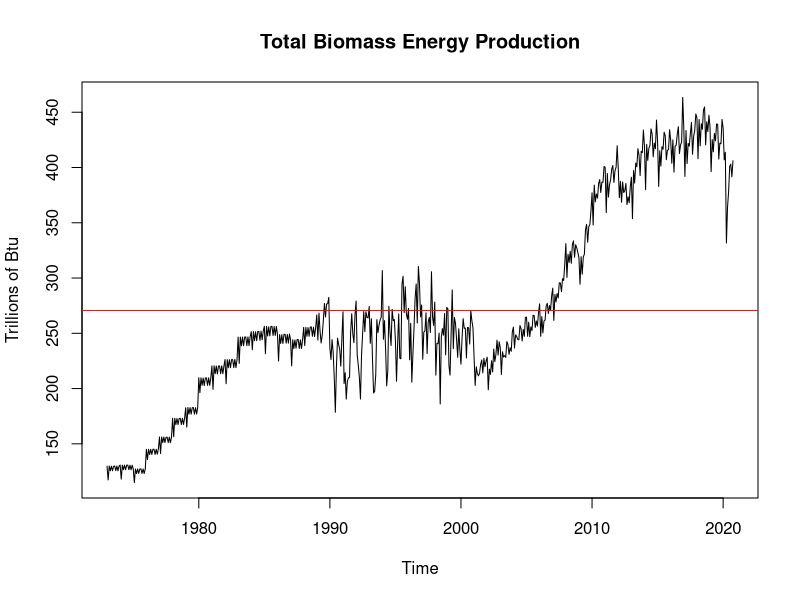
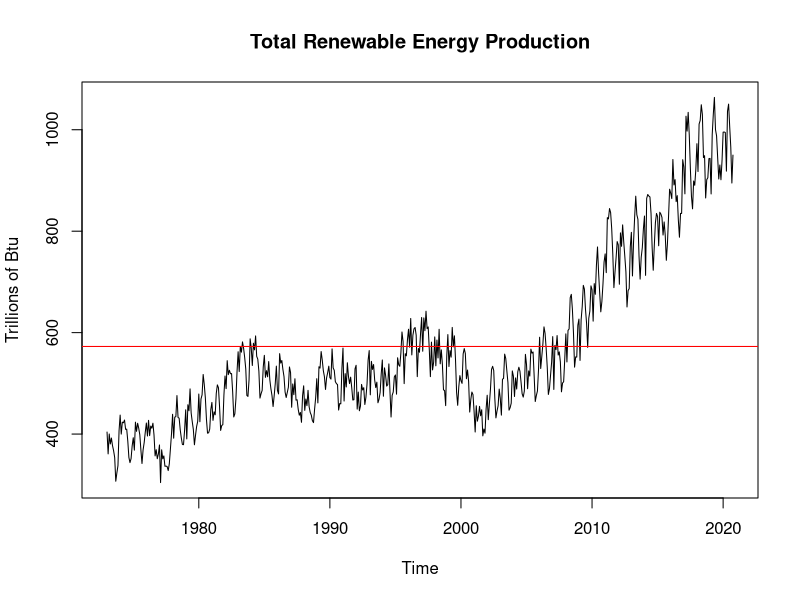
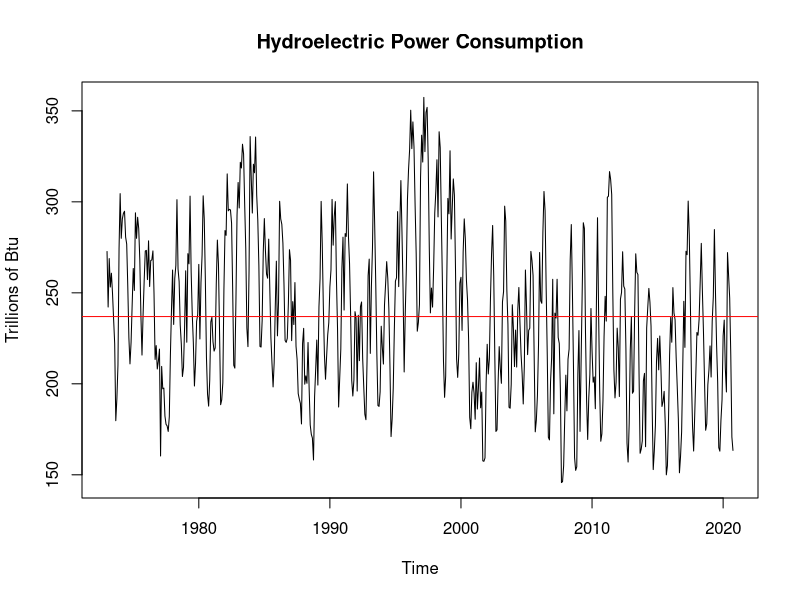
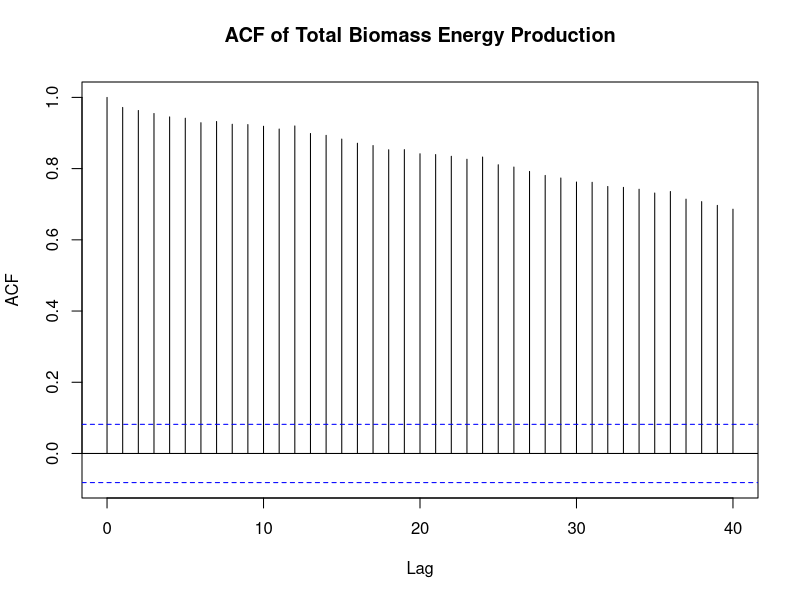
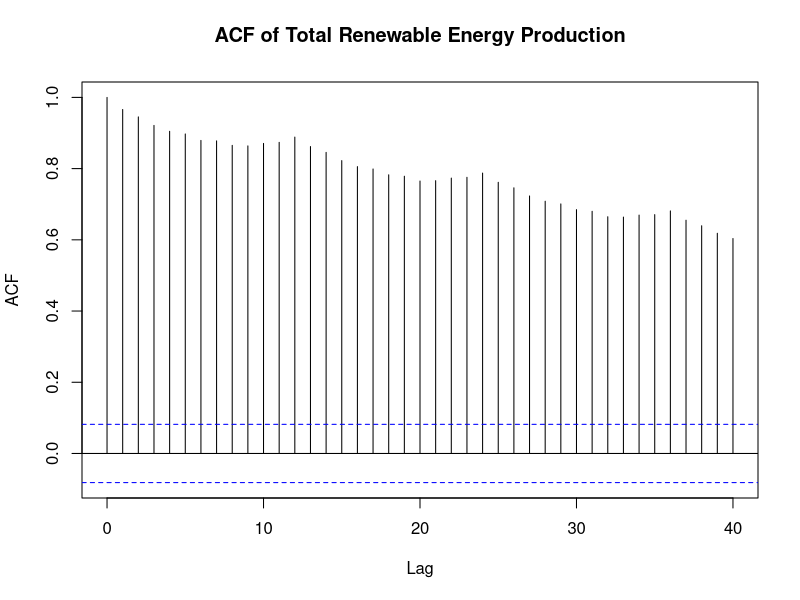
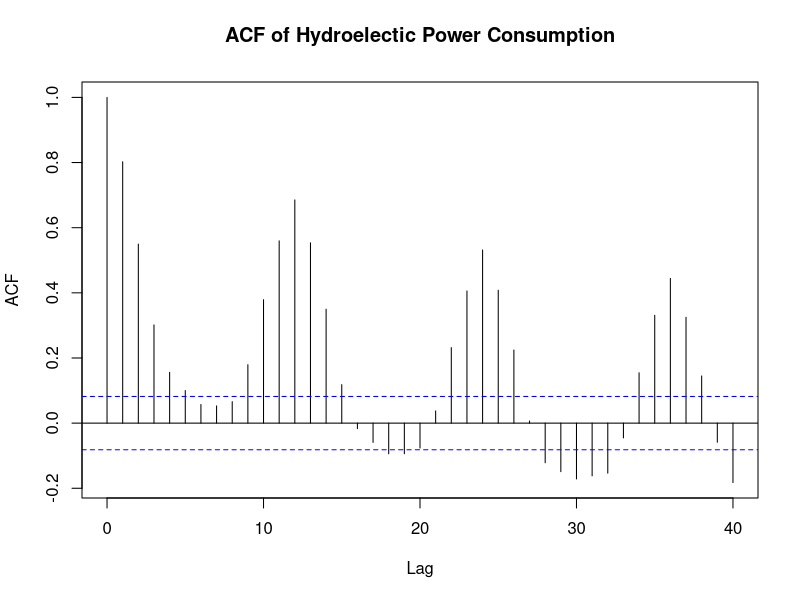
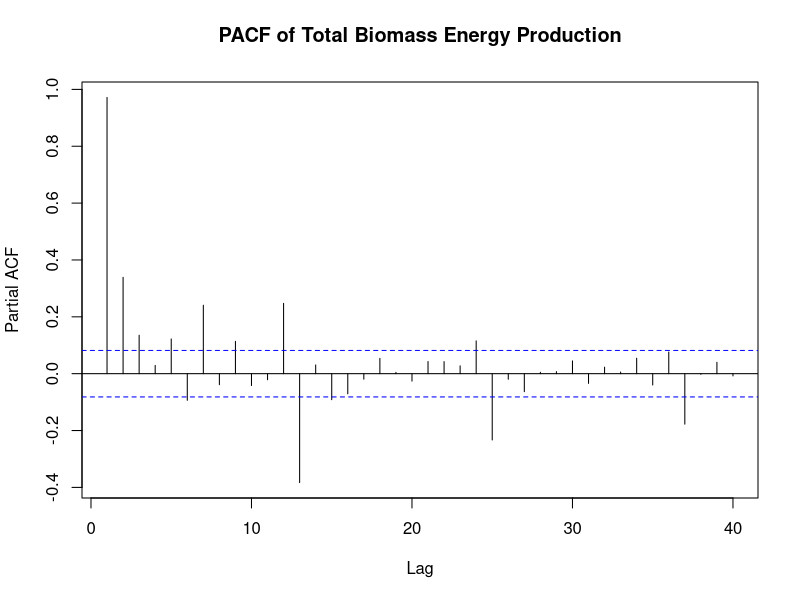
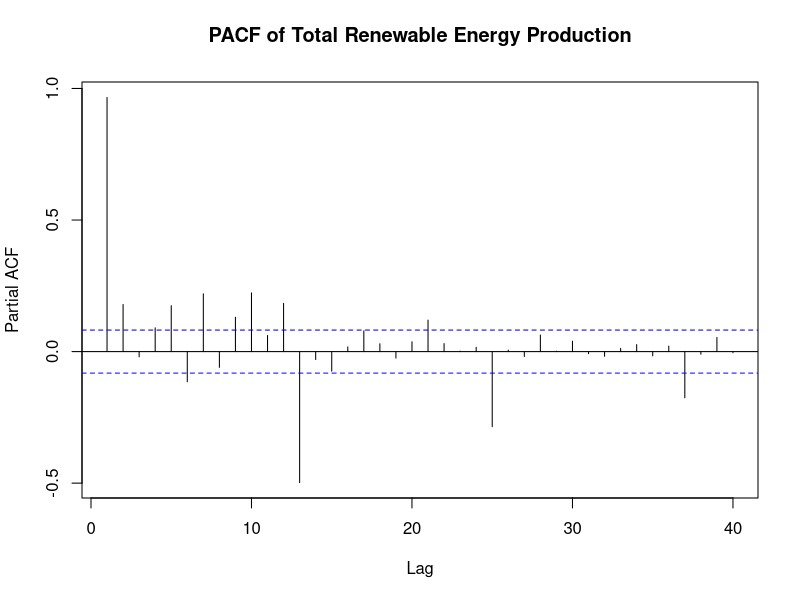

The R script that drew these images, in order:
## ---- chunk 1
#Load/install required package here

#install.packages("forecast")
#install.packages("tseries")
#install.packages("dplyr")
#install.packages("lubridate")
#install.packages("readxl")


#Load packages
library("forecast")
library("tseries")
library("dplyr")
library("lubridate")
library("readxl")

## ---- chunk 2
#Importing data set

energy_data <- read_excel("../Data/Table_10.1_Renewable_Energy_Production_and_Consumption_by_Source.xlsx", col_names = FALSE, sheet = "Monthly Data", skip = 12) 

#Organizing the data 
energy_data_names <- read_excel("../Data/Table_10.1_Renewable_Energy_Production_and_Consumption_by_Source.xlsx", col_names = FALSE, sheet = "Monthly Data", skip = 10, n_max = 1)

#Naming the columns
colnames(energy_data) <- energy_data_names

head(energy_data)

## ---- chunk 3

energy_data <- select(energy_data, "Month", "Total Biomass Energy Production", "Total Renewable Energy Production", "Hydroelectric Power Consumption")

head(energy_data)

## ---- chunk 4
#Transforming the data into a time series:
ts_energy_data <- ts(energy_data[,2:4],frequency = 12, start = 1973)

#Here is the data in a time series:
head(ts_energy_data)
## ---- chunk 5
mean(ts_energy_data[,1])
mean(ts_energy_data[,2])
mean(ts_energy_data[,3])

sd(ts_energy_data[,1])
sd(ts_energy_data[,2])
sd(ts_energy_data[,3])

## ---- chunk 6
plot(ts_energy_data[,1],
     ylab = "Trillions of Btu",
     main = "Total Biomass Energy Production",
     type = "l")
abline(h=270.69, col = "red")

## ---- chunk 7
plot(ts_energy_data[,2],
     ylab = "Trillions of Btu",
     main = "Total Renewable Energy Production",
     type = "l")
abline(h=572.73, col = "red")
## ---- chunk 8

plot(ts_energy_data[,3],
     ylab = "Trillions of Btu",
     main = "Hydroelectric Power Consumption",
     type = "l")
abline(h=236.95, col = "red")

## ---- chunk 9

cor(ts_energy_data[,1],ts_energy_data[,2])

cor(ts_energy_data[,2],ts_energy_data[,3])

cor(ts_energy_data[,3],ts_energy_data[,1])


## ---- chunk 10

acf(energy_data[,2], lag.max = 40, main = "ACF of Total Biomass Energy Production")
## ---- chunk 11
acf(energy_data[,3], lag.max = 40, main = "ACF of Total Renewable Energy Production")
## ---- chunk 12
acf(energy_data[,4], lag.max = 40, main = "ACF of Hydroelectic Power Consumption")
## ---- chunk 13
pacf(energy_data[,2], lag.max = 40, main = "PACF of Total Biomass Energy Production")
## ---- chunk 14
pacf(energy_data[,3], lag.max = 40, main = "PACF of Total Renewable Energy Production")
## ---- chunk 15
pacf(energy_data[,4], lag.max = 40, main = "PACF of Hydroelectic Power Consumption")
